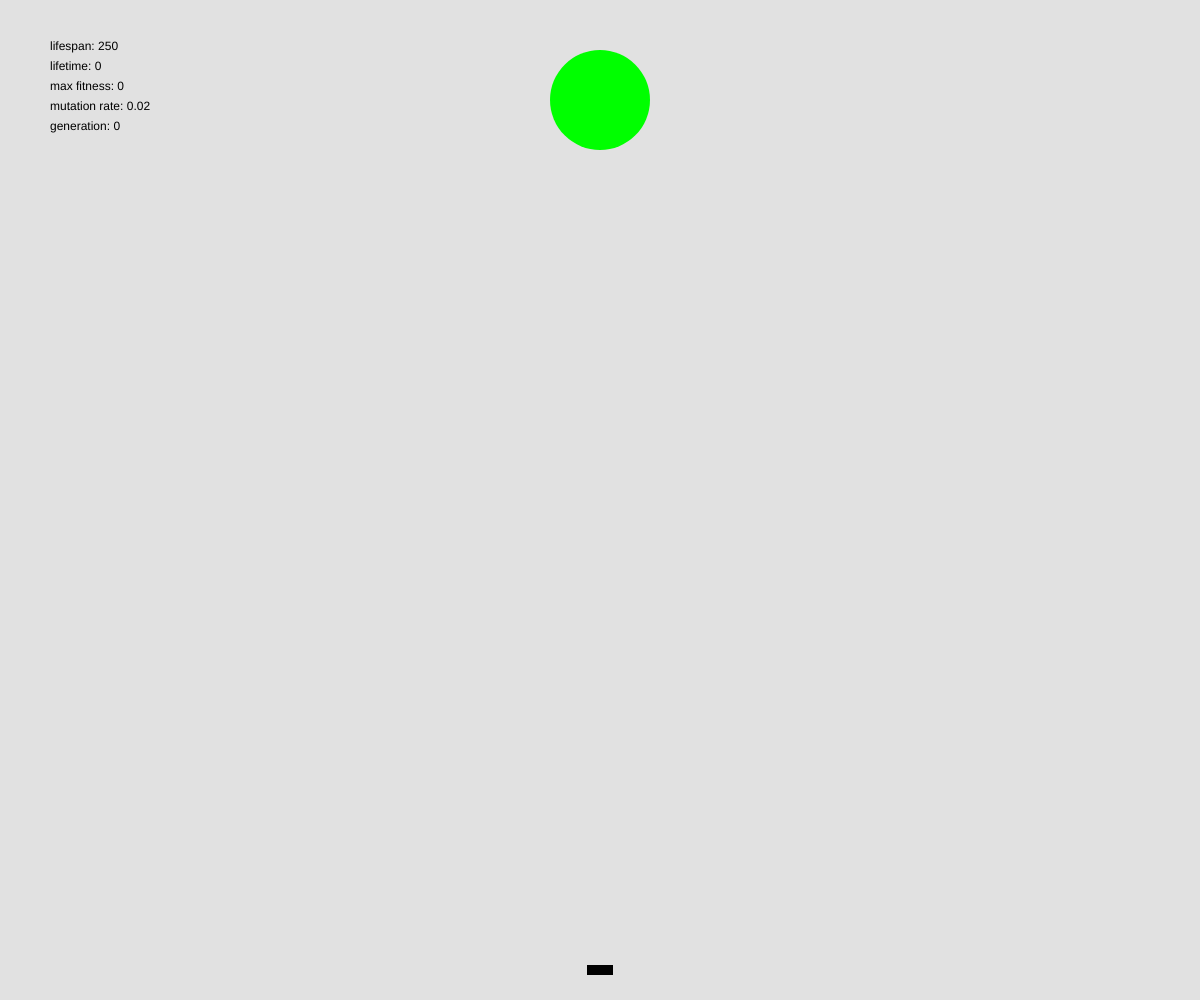
Frame 1 (no input)
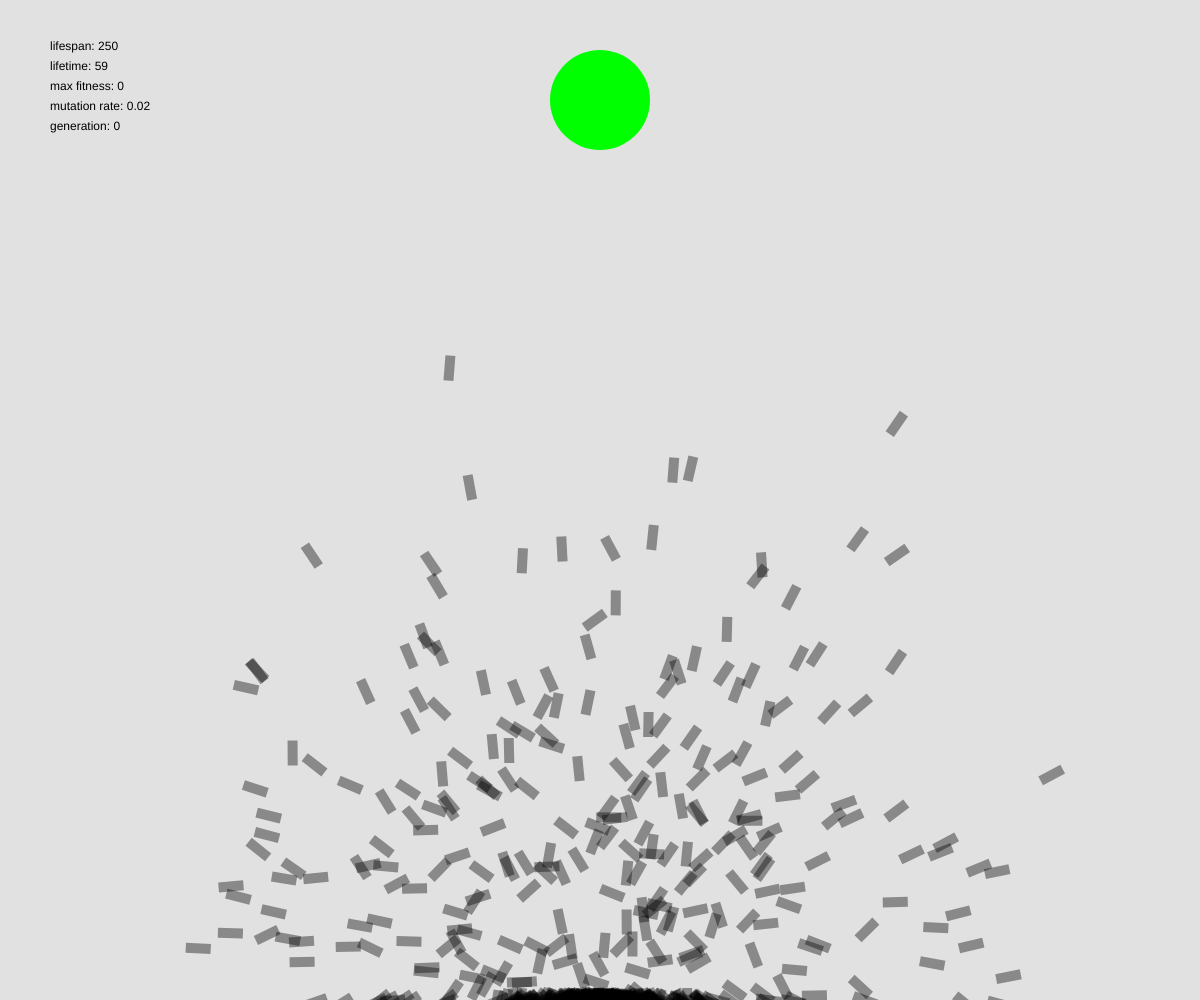
Frame 60 (no input)
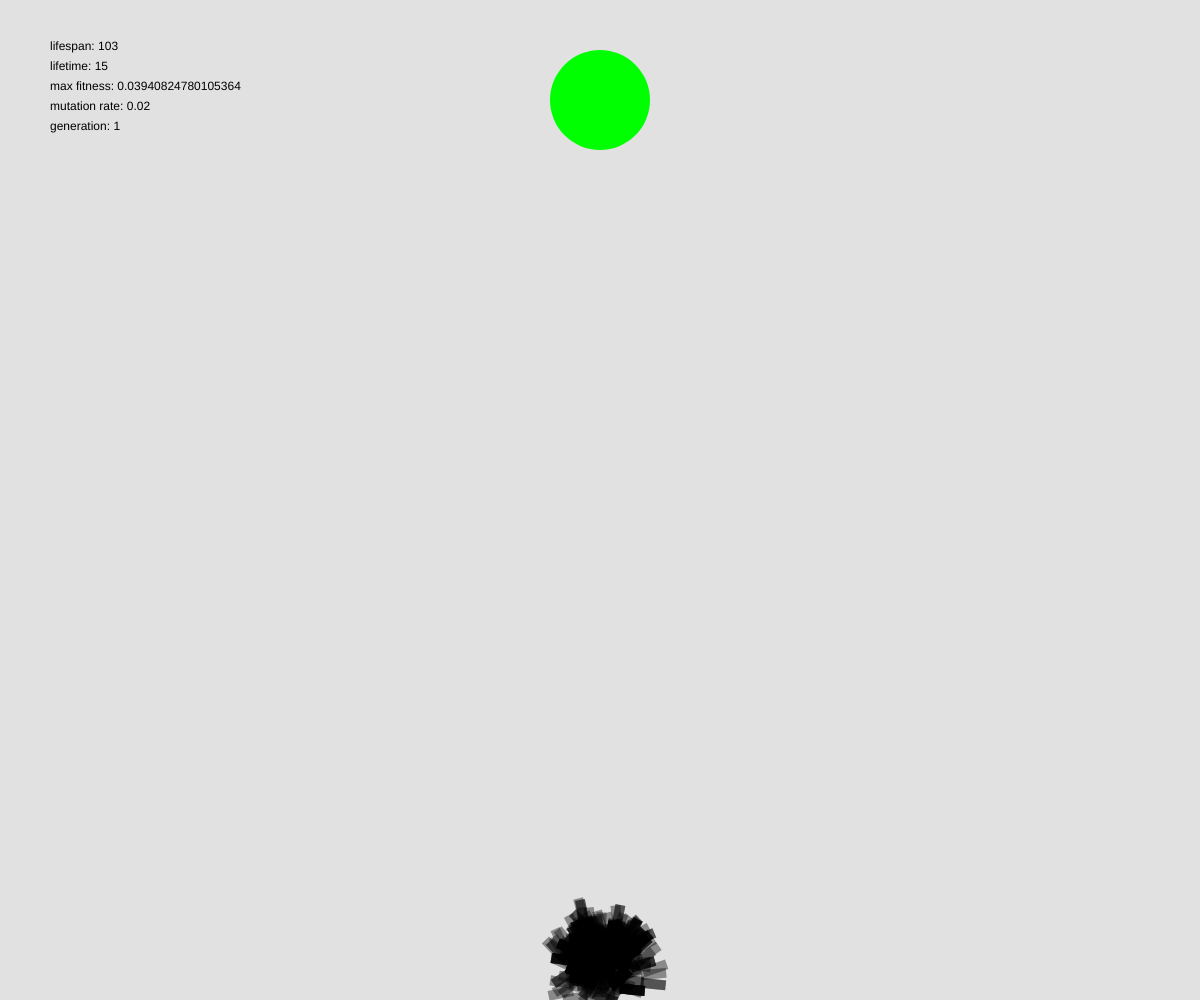
Frame 120 (the mouse pressed at the canvas centre since frame 60)

The p5.js sketch that drew these frames (run headless with seeded random() and noise() and a simulated clock; from frame 60 on, the mouse is pressed at the canvas centre):

// p5.js sketch
// ── sketch.js
// drag with mouse to create obstacle
// if you create an obstacle, always drag from top left to bottom right
// otherwise the obsctacle doesn't work
//
// the sketch crashes when the maxFitness of a generation is 0;
//
// 't' - move the target to the mouse location
// 'u' - undo last obstacle


let p, popMax, lifespan, lifespanMax, lifetime, mutationrate, obstcls, creatingObstcl, tar, gencount;


function setup() {
  createCanvas(windowWidth, windowHeight);
  noStroke();
  fill(0);
  lifespanMax = 250;
  lifespan = lifespanMax;
  lifetime = 0;
  mutationrate = .02;
  popMax = 500;
  p = new Population(popMax);
  obstcls = [];
  creatingObstcl = false;
  tar = new Tar(width / 2, 100);
  gencount = 0;
}


function draw() {
  background(225);

  fill(0);
  text('lifespan: ' + lifespan, 50, 50);
  text('lifetime: ' + lifetime, 50, 70);
  text('max fitness: ' + p.maxFitness, 50, 90);
  text('mutation rate: ' + mutationrate, 50, 110);
  text('generation: ' + gencount, 50, 130);

  tar.show();
  createObstacle();
  drawObstacles();
  handlePopulation();
  lifetime ++;
}


function keyPressed() {
  // print(keyCode);
  // 't'
  if (keyCode === 84) {
    tar.x = mouseX;
    tar.y = mouseY;
    resetall();
  }
  // 'u'
  if (keyCode === 85) {
    undoObstacle();
  }
}

function mousePressed() {
  creatingObstcl = true;
  obstclStart = createVector(mouseX, mouseY);
}


function mouseReleased() {
  creatingObstcl = false;
  obstcls.push(new Obstacle(obstclStart.x, obstclStart.y, mouseX - obstclStart.x, mouseY - obstclStart.y));
  resetall();
}


function createObstacle() {
  noStroke();
  fill(0, 50);
  rectMode(CORNER);
  if (mouseIsPressed && creatingObstcl) {
    rect(obstclStart.x, obstclStart.y, mouseX - obstclStart.x, mouseY - obstclStart.y);
  }
}


function handlePopulation() {
  p.update();
  p.hitTest();
  p.edges();
  if (lifetime > lifespan) {
    p.evaluate();
    lifetime = 0;
  }
}


function drawObstacles() {
  for (let i of obstcls) {
    i.show();
  }
}


function resetall() {
  lifetime = 0;
  lifespan = lifespanMax;
  p = new Population(popMax);
  gencount = 0;
}

function undoObstacle() {
  if (obstcls.length > 0) {
    obstcls.pop();
    resetall();
  }
}

// ── dna.js
class DNA {
  constructor() {
    this.genes = [];
    this.initialize();
  }


  initialize() {
    for (let i = 0; i < lifespan; i++) {
      this.genes.push(p5.Vector.random2D());
    }
  }

}

// ── obstacle.js
class Obstacle {
  constructor(x, y, w, h) {
    this.x = x;
    this.y = y;
    this.w = w;
    this.h = h;
  }

  show() {
    noStroke();
    fill(0)
    rectMode(CORNER);
    rect(this.x, this.y, this.w, this.h);
  }
}

// ── population.js
class Population {
  constructor(n) {
    this.n = n;
    this.rockets = [];
    this.addRockets(this.n);
    this.maxFitness = 0;
  }


  addRockets(n) {
    for (let i = 0; i < n; i++) {
      this.rockets.push(new Rocket());
    }
  }


  update() {
    for (let i of this.rockets) {
      i.show();
      i.update();
    }
  }


  evaluate() {
    // get max fitness score
    this.maxFitness = 0;
    for (let i of this.rockets) {
      if (i.fitness > this.maxFitness) {
        this.maxFitness = i.fitness;
      }
    }
    // loop through rockets to create new generation
    let newGenRockets = [];
    for (let i = 0; i < this.rockets.length; i++) {
      let parent1 = this.acceptReject();
      let parent2 = this.acceptReject();
      let child = new Rocket();
      child.dna.genes = this.crossover(parent1, parent2);
      newGenRockets.push(child);
    }
    this.rockets = newGenRockets;
    gencount ++;
  }


  crossover(p1, p2) {
    let newGenes = [];
    let mid = floor(random(lifespan));
    for (let i = 0; i < lifespan; i++) {
      if (i <= mid) {
        newGenes.push(p1.dna.genes[i]);
      } else {
        newGenes.push(p2.dna.genes[i]);
      }
    }
    //mutate
    for (let i = 0; i < lifespan; i++) {
      if (random() < mutationrate) {
        newGenes[i] = p5.Vector.random2D();
      }
    }
    return newGenes;
  }


  acceptReject() {
    while (true) {
      let pick = random(this.rockets);
      let r = random(this.maxFitness);
      if (r < pick.fitness) {
        return pick
      }
    }
  }


  hitTest() {
    // obstacles
    for (let obs of obstcls) {
      for (let i of this.rockets) {
        if (i.pos.x > obs.x && i.pos.x < obs.x + obs.w && i.pos.y > obs.y && i.pos.y < obs.y + obs.h) {
          i.hit = true;
        }
      }
    }
    // target
    for (let i of this.rockets) {
      if ( dist(i.pos.x, i.pos.y, tar.x, tar.y) < 50 ) {
        if (lifetime < lifespan) {
          lifespan = lifetime;
        }
      }
    }
  }

  edges() {
    for (let i of this.rockets) {
      if (i.pos.x < 0 || i.pos.x > width || i.pos.y < 0 || i.pos.y > height) {
        i.hit = true;
      }
    }
  }

}

// ── rocket.js
class Rocket {
  constructor(x = width / 2, y = height - 30) {
    this.x = x;
    this.y = y;
    this.pos = createVector(this.x, this.y);
    this.vel = createVector();
    this.acc = createVector();
    this.dna = new DNA();
    this.fitness = 0;
    this.hit = false;
  }

  show() {
    noStroke();
    fill(0, 100);
    rectMode(CENTER);

    push();
      translate(this.pos.x, this.pos.y)
      let angle = this.vel.heading();
      angle += HALF_PI;
      rotate(angle);
      rect(0, 0, 10, 25);
    pop();

  }

  update() {
    if (this.hit === false) {
      this.applyForce(this.dna.genes[lifetime]);
      this.vel.add(this.acc);
      this.pos.add(this.vel);
      this.acc.mult(0);
      this.setFitness();
    } else {
      this.fitness = -1;
    }
  }

  applyForce(f) {
    this.acc.add(f);
  }

  setFitness() {
    let d = dist(this.pos.x, this.pos.y, tar.x, tar.y);
    this.fitness = 1 / d;
  }
}

// ── tar.js
class Tar {
  constructor(x, y) {
    this.x = x;
    this.y = y;
  }

  show() {
    fill(0, 255, 0);
    noStroke();
    ellipse(this.x, this.y, 100);
  }

}
